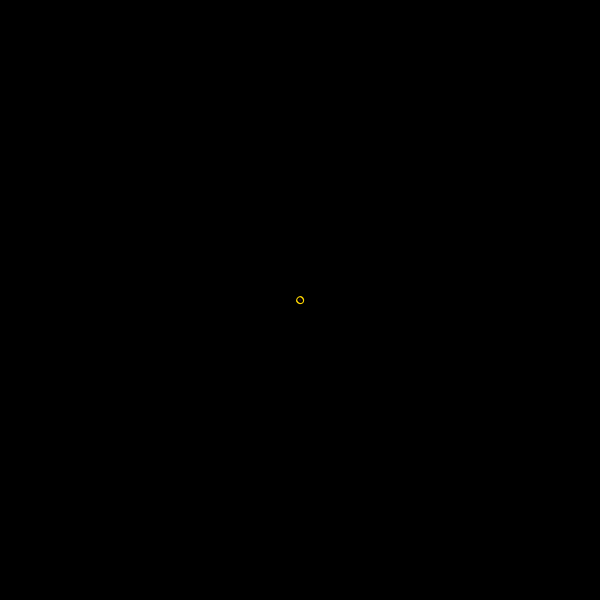
Frame 1 (no input)
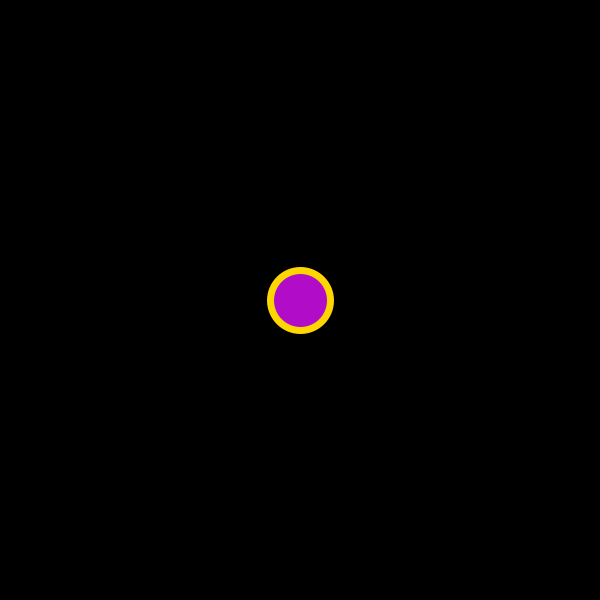
Frame 60 (the mouse pressed at the canvas centre just before this capture)
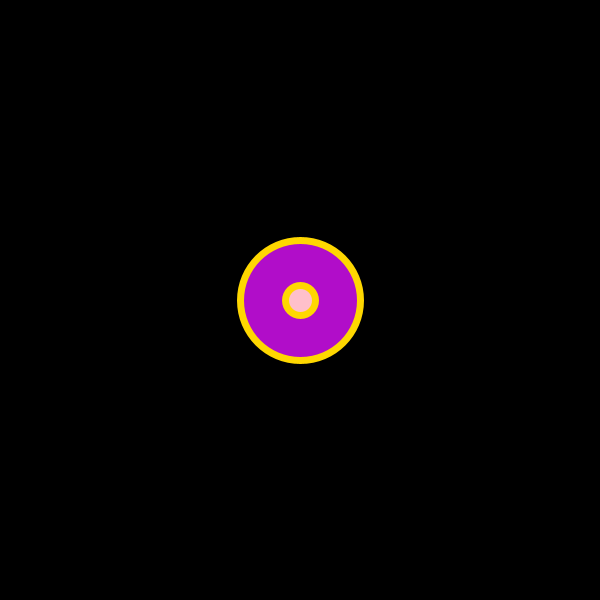
Frame 120 (the mouse held since frame 60 and released just before this capture)

The Processing sketch that drew these frames (run headless with seeded random() and noise(); from frame 60 on, the mouse is pressed at the canvas centre):

// Processing sketch: circlesNormal
// ── circlesNormal.pde
//Variables
int count = 0;
int interval = 0;
float removalInterval;


ArrayList<Circle> circles = new ArrayList<Circle>();

void setup() {
  size(600, 600);
  //fullScreen();
  removalInterval = width*1.8;
  frameRate(60);
  
  //Change stroke color and weight
  stroke(255,215,0);
  strokeWeight(7);
 
}

void draw() {
  background(0);
  //Handle Circles
  if (count >= interval) circles.add(new Circle()); //Adding new circles
  if (count >= removalInterval) circles.remove(0); //Removing all circles
  if (count >= interval) interval += 90; //How often to spawn circles (reduce for faster, increase for longer time between spawns)
  if (count >= removalInterval) removalInterval += 90; //How often to remove circles
  for(int i = 0; i < circles.size(); i++) {
    circles.get(i).update(); //Update circles
  }
  count++;
  
}

// ── Circle.pde
class Circle {
  //Variables
   int myX,myY,mySize; 
   float angle;
   color myColour;
   
   //All the colors
   color aqua = color(0,217,217);
   color pink = color(255,192,203);
   color green = color(61,153,112);
   color purple = color(177,13,201);
   color orange = color(255,133,27);
   color silver = color(221,221,221);
   
   //All the colors that it can pick
   color[] colours = {aqua,pink,green,purple,orange,silver};
  
  Circle() {   
    //Pick random color
    myColour = colours[(int)random(colours.length)];     
    
    //Starting size
    mySize = 1;     
    
    //Have the Circles in middle
    myX = width/2;
    myY = height/2;
    
  }

  void update() {   
    //Handle color and ellipise
    fill(myColour);
    ellipse(myX, myY, mySize, mySize);
    mySize++;
    
  }
}
